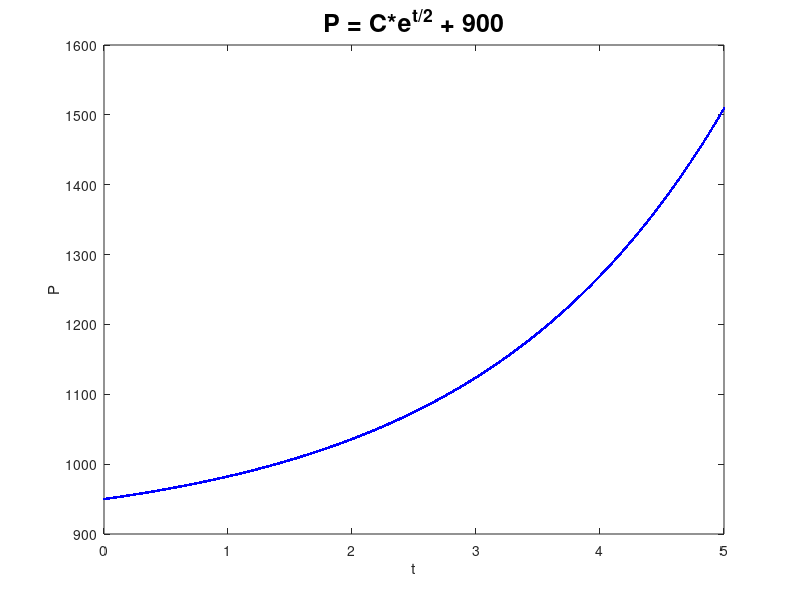

Here is the MATLAB script that generated this plot:
clc, clearvars
% close all

x = linspace(0,5, 100000);
C = 50
y = C*exp(x/2) + 900;



plot(x,y, 'linewidth', 2, "b.")
title("P = C*e^{t/2} + 900", 'fontsize', 18)
xlabel("t")
ylabel("P")
hold on

